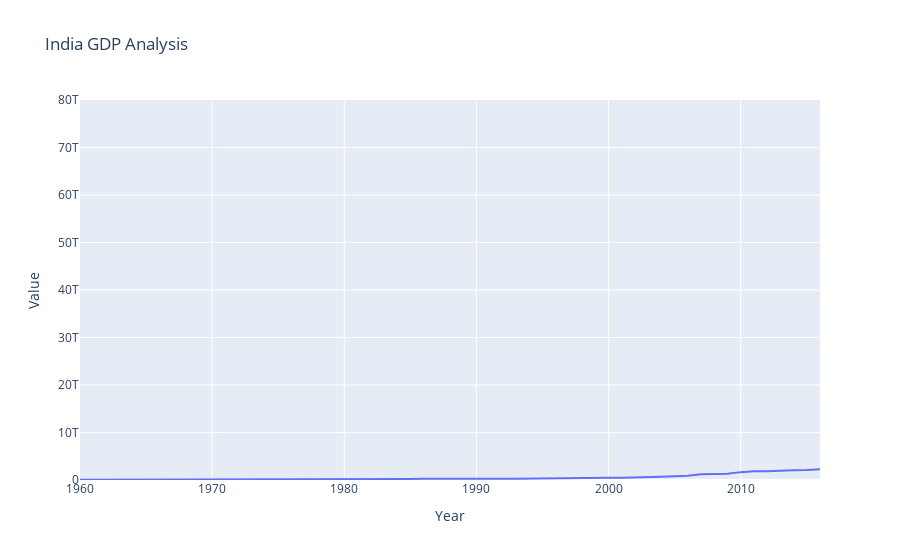

Notebook source saved alongside this figure:
### Code cell
df_world=df[df['Country Name']=='India']
df_world_fig=px.line(df_world,x='Year',y='Value',title='India GDP Analysis',range_y=(0,80000000000000))
df_world_fig
